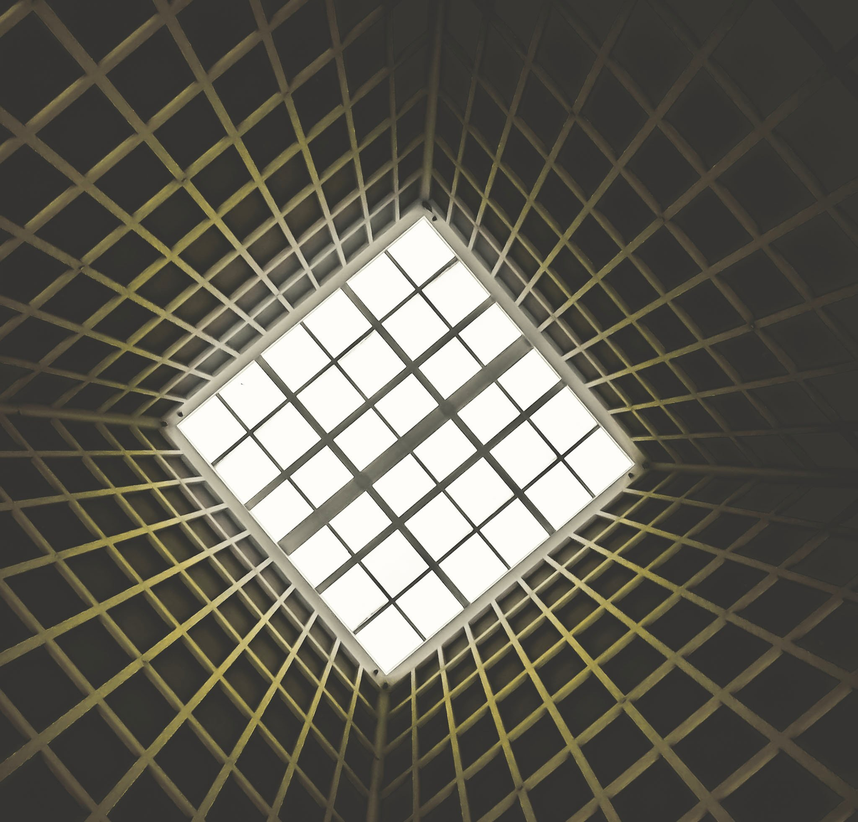
//> input picture 001.png, 858 x 822 px, shrunk from 2048 x 1962 before the run
$ ./img_converter   (built with g++ and OpenCV 4)
//> lines starting //> are read from the running program, lines starting //| are printed output that depends on the picture
#include <iostream>
#include <opencv2/opencv.hpp>

int main()
{
    std::string imagePath = "001.png";

    cv::Mat image = cv::imread(imagePath, cv::IMREAD_COLOR);
//> image is the input picture: 822 rows x 858 cols, CV_8UC3; mean B, G, R 83, 92.8, 95.4

    if (image.empty())
    {
        std::cerr << "Could not open or find the image: " << imagePath << std::endl;
        return -1;
    }

    // Convert RGB to HSV
    cv::Mat hsv;
    cv::cvtColor(image, hsv, cv::COLOR_BGR2HSV);
//> hsv: 822 rows x 858 cols, CV_8UC3; mean H, S, V 24.5, 34, 95.5

    // Split the HSV image into Hue, Saturation, and Value components
    std::vector<cv::Mat> channels;
    cv::split(hsv, channels);
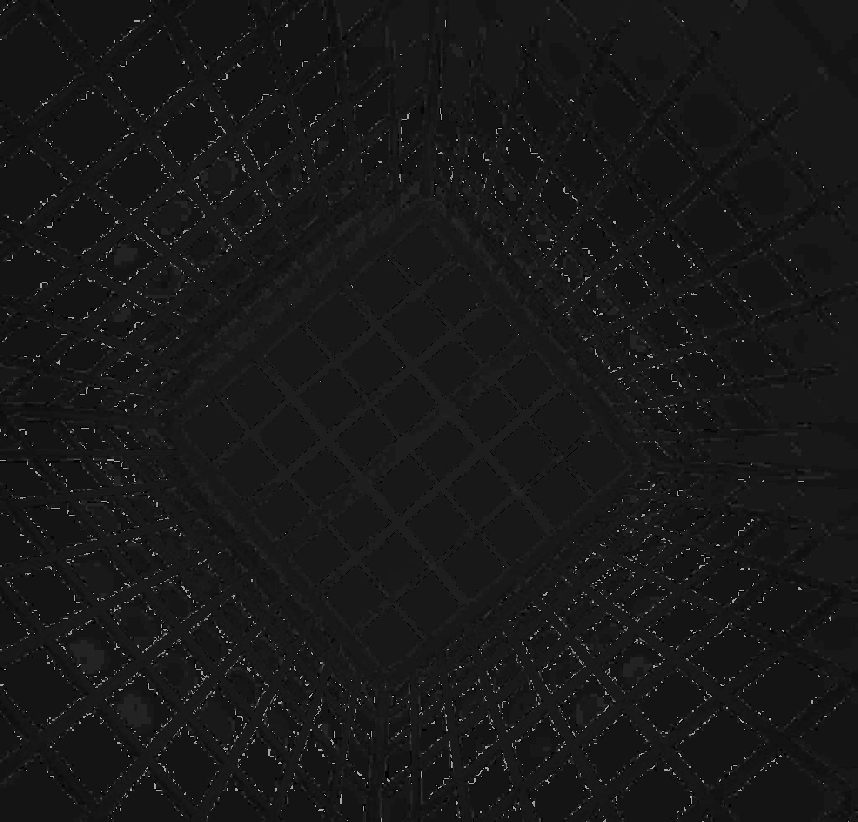
//> channels[0]: 822 rows x 858 cols, CV_8UC1; min 0, max 178, mean 24.5
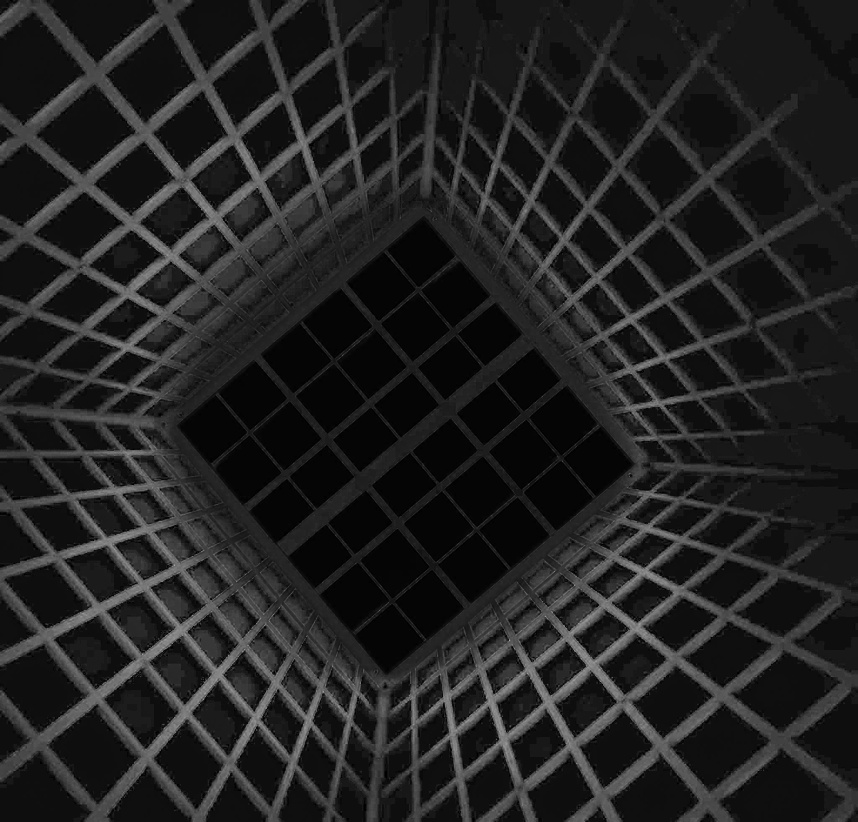
//> channels[1]: 822 rows x 858 cols, CV_8UC1; min 0, max 164, mean 34
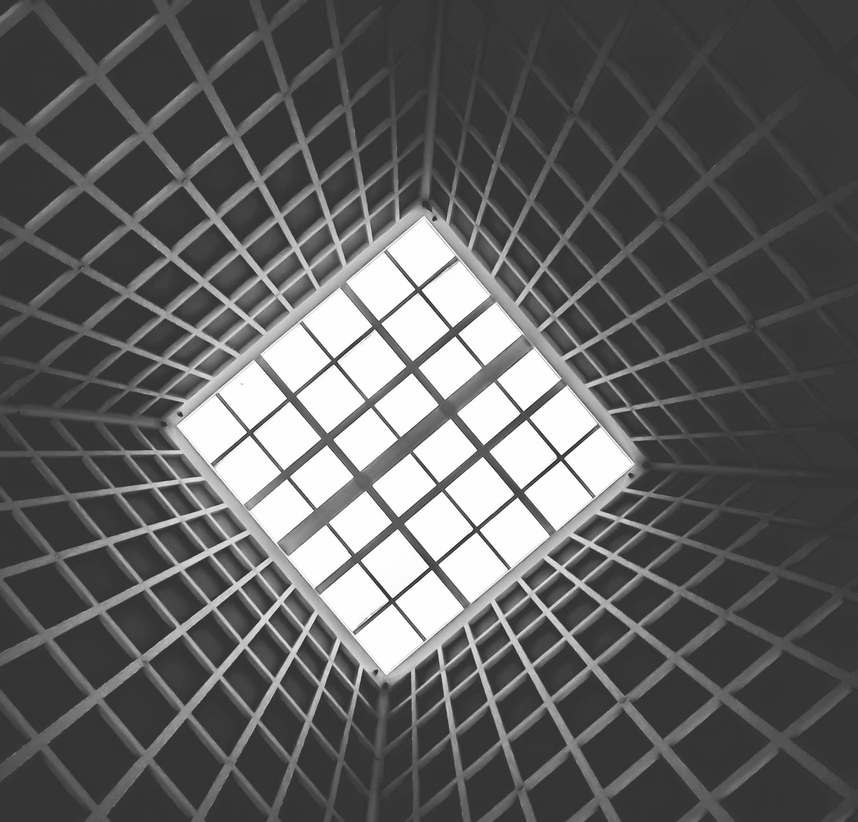
//> channels[2]: 822 rows x 858 cols, CV_8UC1; min 27, max 255, mean 95.5

    // Scale Hue channel to [1,255] (mapping from 0-180 in OpenCV to 1-255)
    channels[0].convertTo(channels[0], CV_8U, 255.0 / 180.0);
    channels[0] += 1; // Offset by 1 so that 0 becomes 1.

    // Save the images
    cv::imwrite("intensity.png", channels[2]);
    cv::imwrite("saturation.png", channels[1]);
    cv::imwrite("hue.png", channels[0]);

    std::cout << "Images saved successfully!" << std::endl;

    return 0;
}

$ run again, with 1.png copied over 001.png
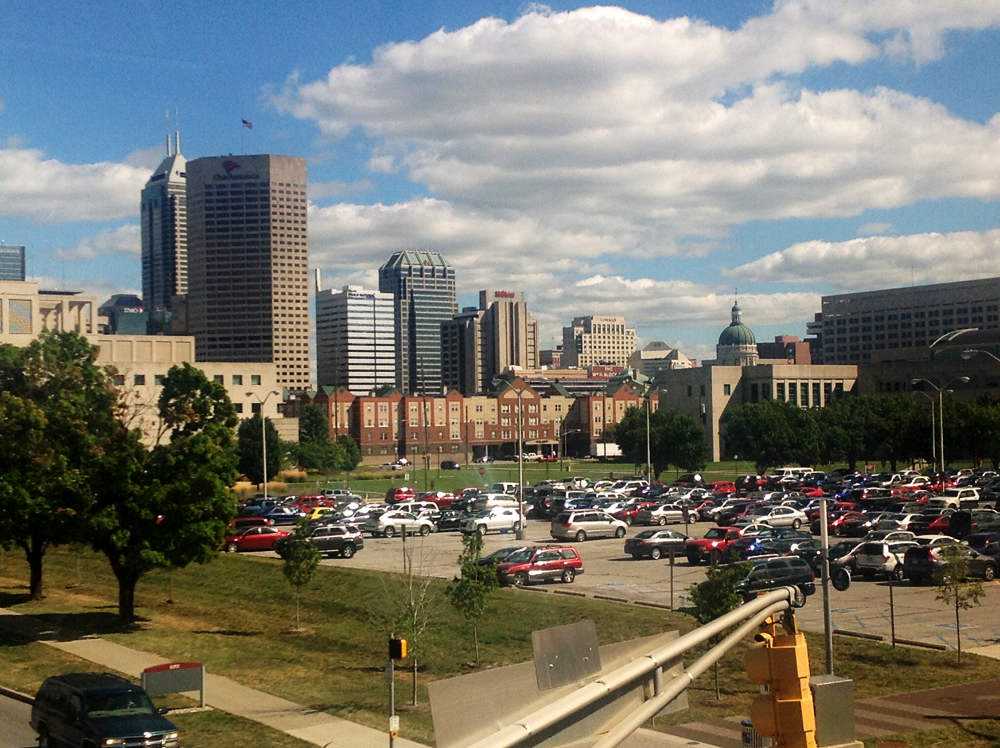
//> input picture 1.png, 1000 x 748 px
//> image is the input picture: 748 rows x 1000 cols, CV_8UC3; mean B, G, R 109.5, 118.5, 118.7
//> hsv: 748 rows x 1000 cols, CV_8UC3; mean H, S, V 51.3, 86.5, 133
//> `cv::split(hsv, channels);`:
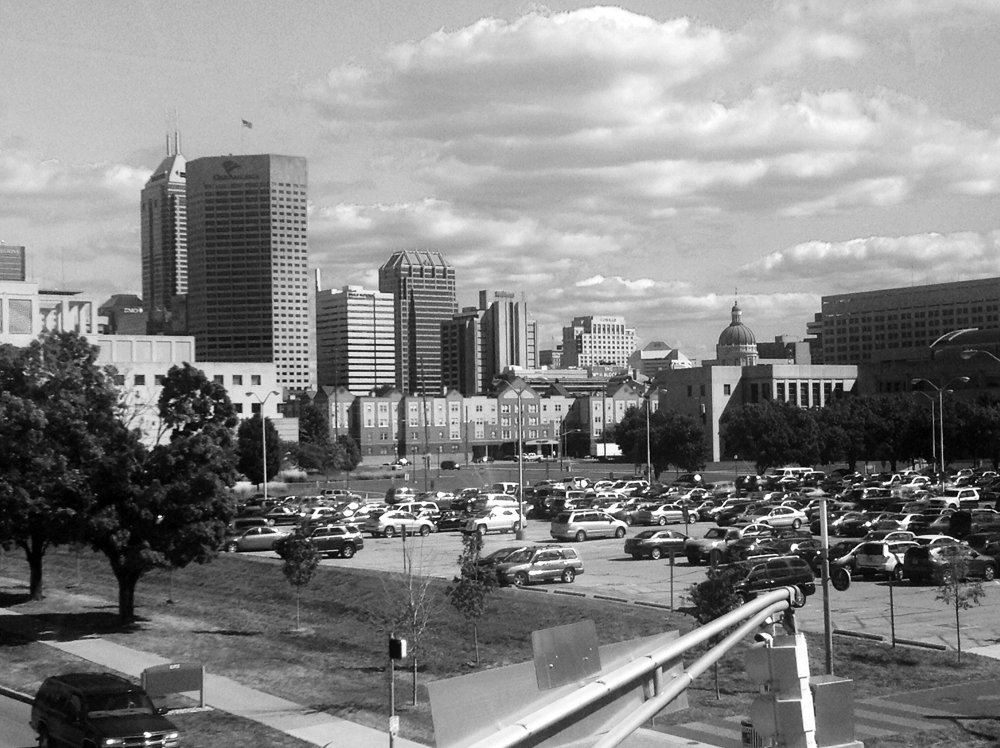
//> channels[2]: 748 rows x 1000 cols, CV_8UC1; min 0, max 255, mean 133
//> `channels[0].convertTo(channels[0], CV_8U, 255.0 / 180.0);`:
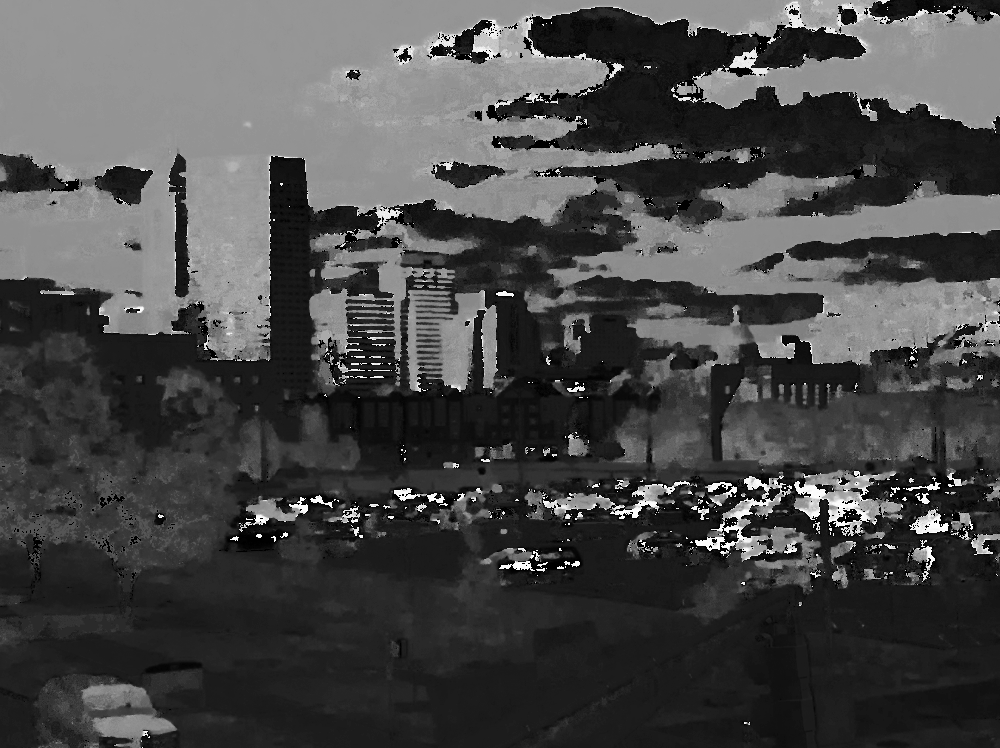
//> channels[0]: 748 rows x 1000 cols, CV_8UC1; min 0, max 254, mean 72.7

$ run again, with 2.png copied over 001.png
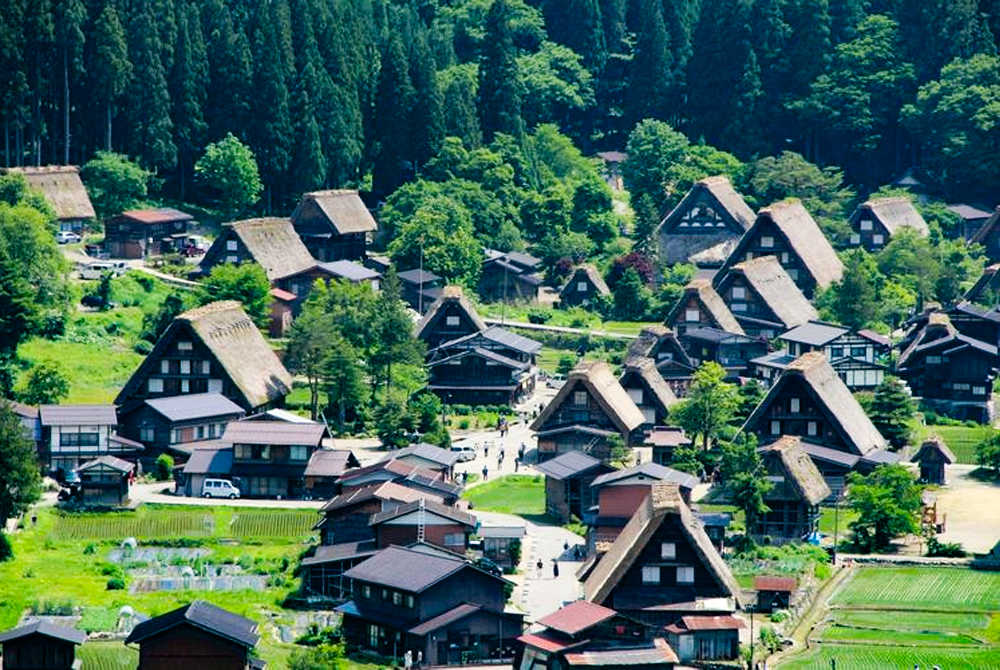
//> input picture 2.png, 1000 x 670 px
//> image is the input picture: 670 rows x 1000 cols, CV_8UC3; mean B, G, R 92.3, 104.2, 68.7
//> hsv: 670 rows x 1000 cols, CV_8UC3; mean H, S, V 81.3, 164.6, 114.9
//> `cv::split(hsv, channels);`:
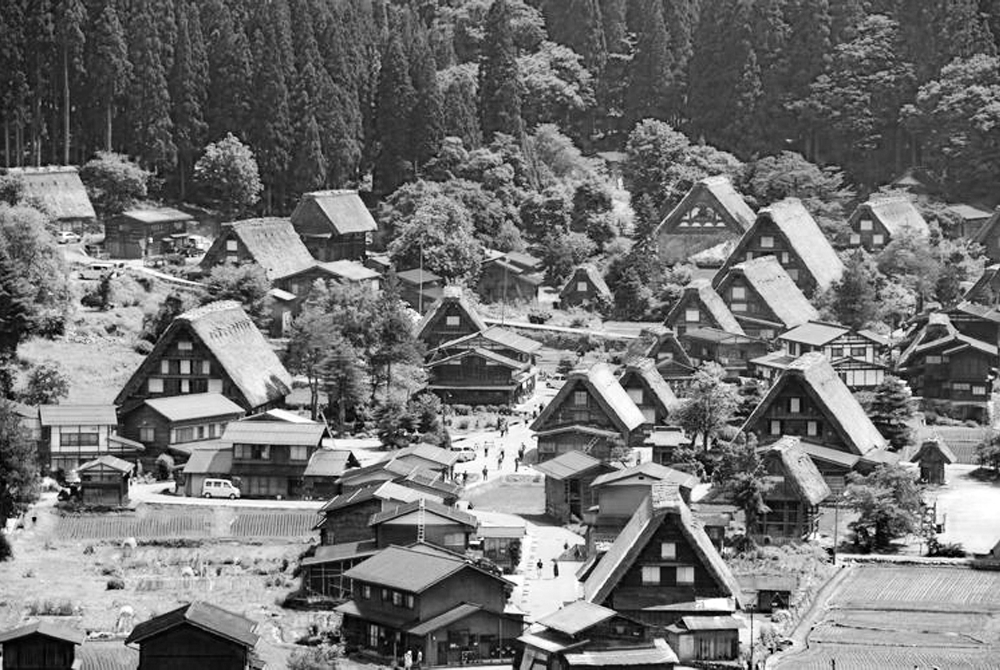
//> channels[2]: 670 rows x 1000 cols, CV_8UC1; min 0, max 255, mean 114.9
//> `channels[0].convertTo(channels[0], CV_8U, 255.0 / 180.0);`:
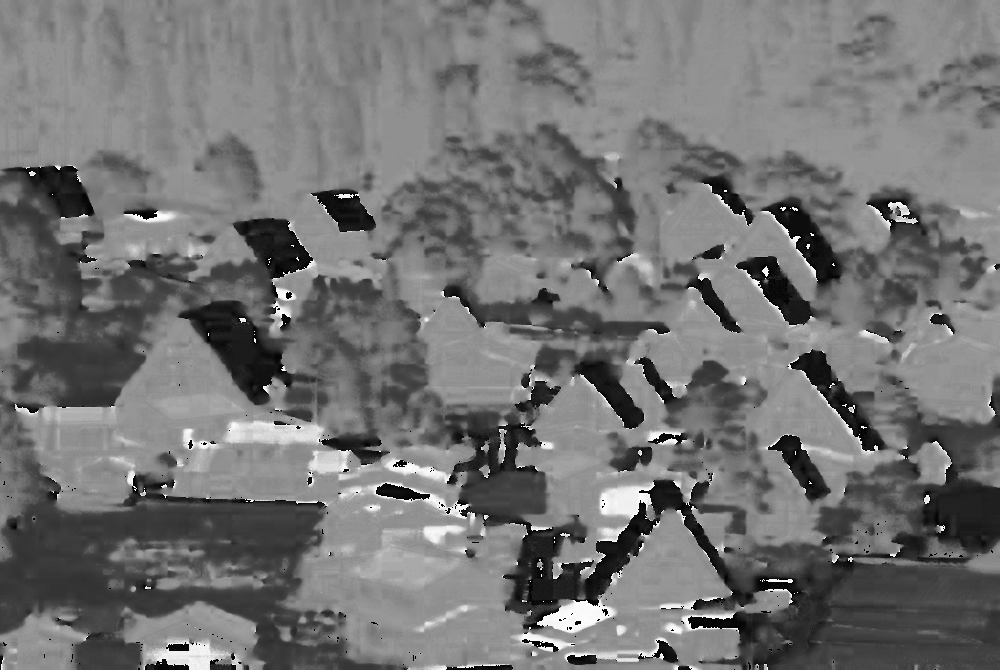
//> channels[0]: 670 rows x 1000 cols, CV_8UC1; min 0, max 254, mean 115.2

$ run again, with 3.png copied over 001.png
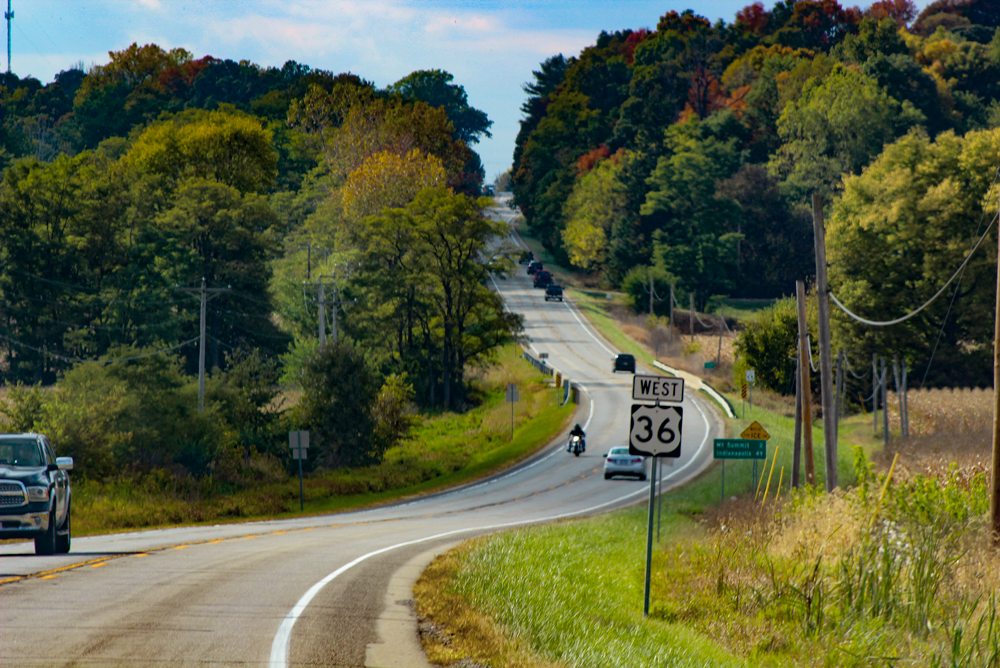
//> input picture 3.png, 1000 x 668 px
//> image is the input picture: 668 rows x 1000 cols, CV_8UC3; mean B, G, R 65.3, 94, 87.6
//> hsv: 668 rows x 1000 cols, CV_8UC3; mean H, S, V 53.5, 136.1, 101.3
//> `cv::split(hsv, channels);`:
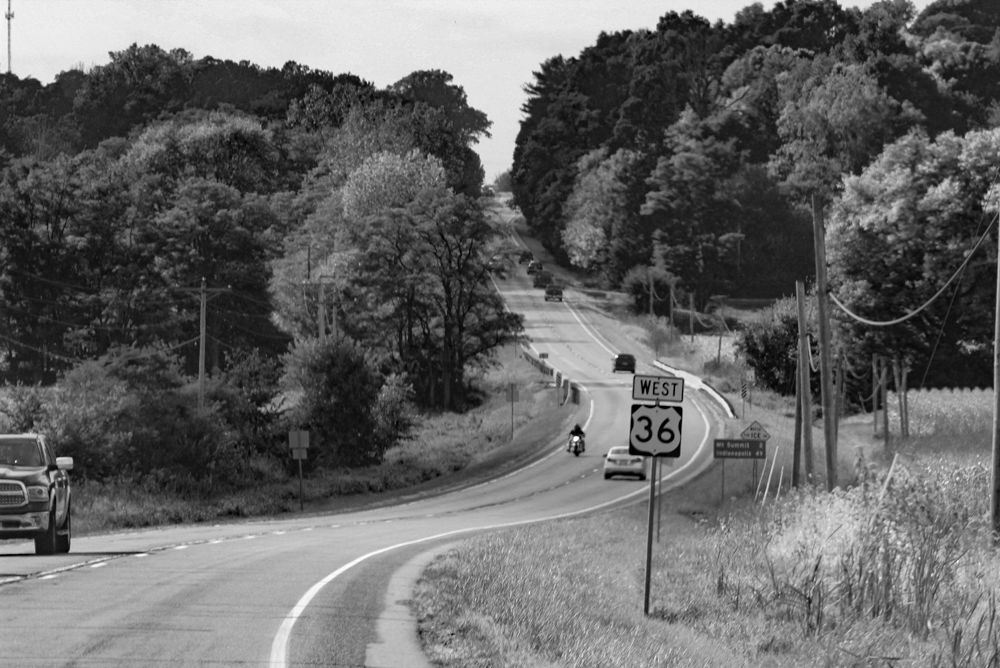
//> channels[2]: 668 rows x 1000 cols, CV_8UC1; min 0, max 255, mean 101.3
//> `channels[0].convertTo(channels[0], CV_8U, 255.0 / 180.0);`:
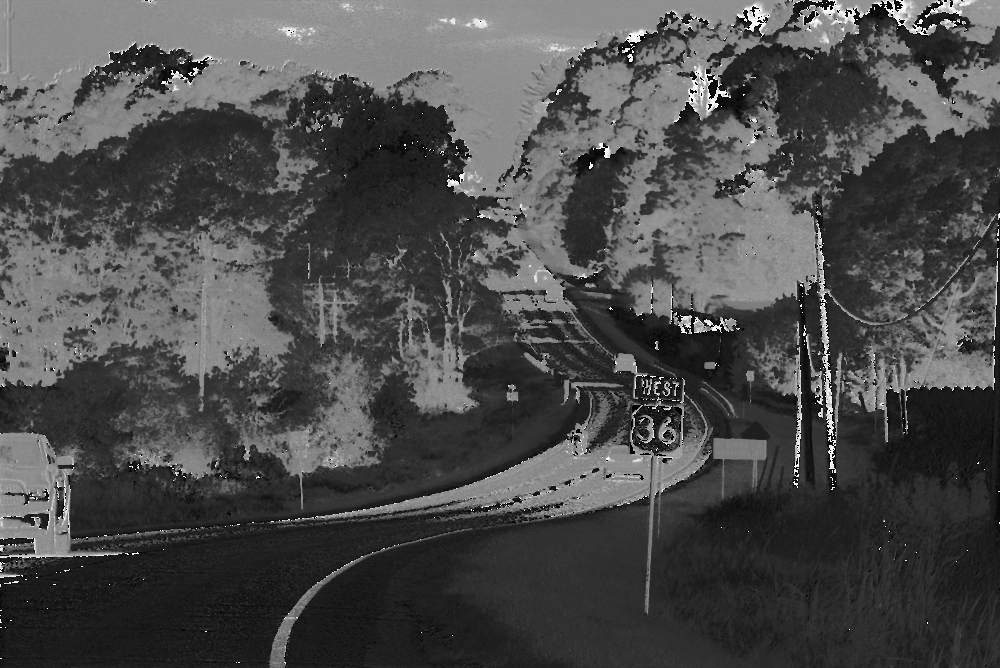
//> channels[0]: 668 rows x 1000 cols, CV_8UC1; min 0, max 254, mean 75.8
